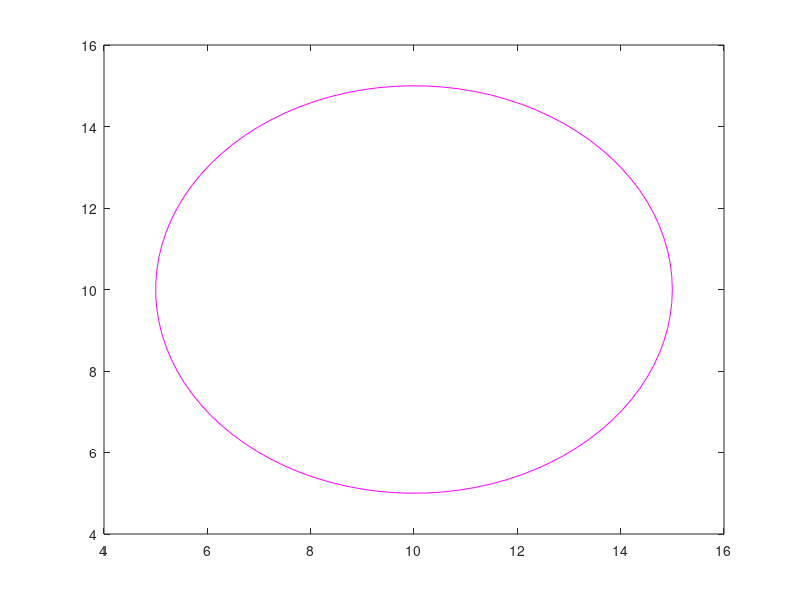

Write the MATLAB code that produced this figure. (Note: this script raises an error after producing the figure.)
t=linspace(0,2*pi);
x=5*cos(t)+10;
y=5*sin(t)+10;
plot(x,y,"m")
hold on
% % 
l1=21;
l2=21;

for theta=linspace(0,2*pi)
    xo=5*cos(theta)+10;
    yo=5*sin(theta)+10;
    
                 
    eqn1= (x3-xo)^2+(y3-yo)^2 ==21^2 ;  
    eqn2= (x3)^2+(y3)^2 ==21^2 ;
    eqn=[eqn1 eqn2];
    roots=solve(eqn,x3,y3);
    
%   roots.x3
    hold on
    
    x4=double(roots.x3(2));
    y4=double(roots.y3(2));
    x1=[0,x4,xo];
    x2=[0,y4,yo];
%   plot(x1,x2,"o:")
    
    h=animatedline(x1,x2,'Color','r','LineWidth',3);
    pause(0.002)
  clearpoints(h);
    
end
hold off


